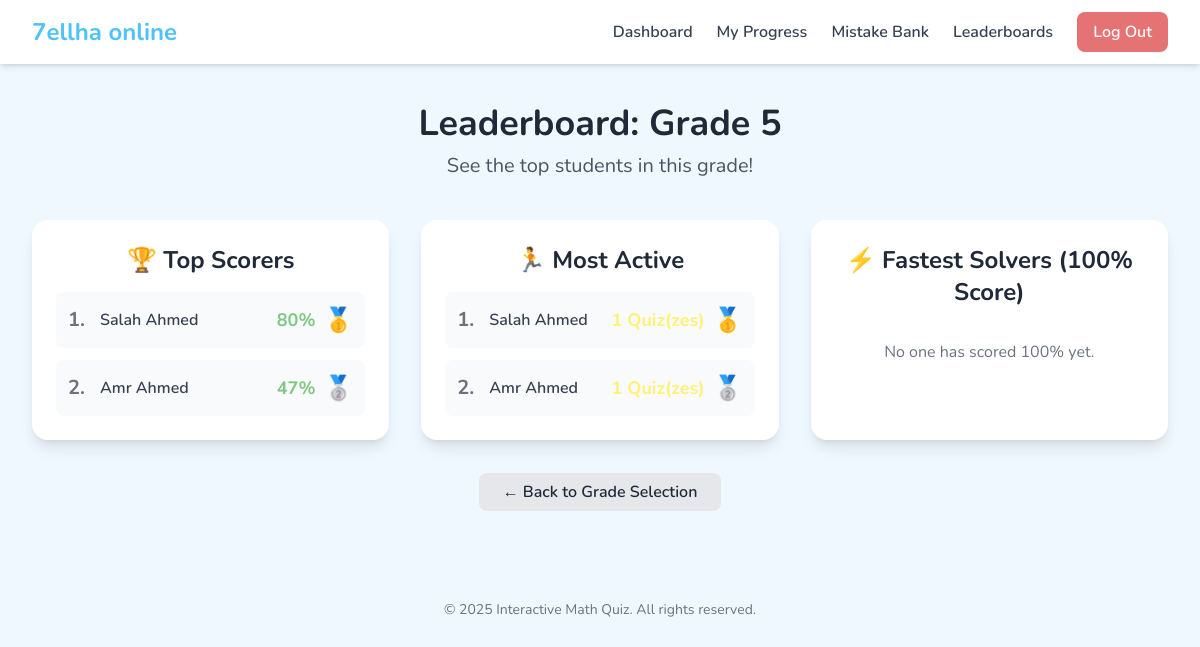
Page /academics/leaderboards/grade/7/ (signed in) on the committed database.
### apps/academics/models.py (models this page shows, shortened)
class Grade(models.Model):
    name = models.CharField(
        _('Grade Name'),
        max_length=100,
        unique=True,
        help_text=_("e.g., Grade 1, Grade 2")
    )
    description = models.TextField(
        _('Description'),
        blank=True,
        null=True,
        help_text=_("A brief description of the grade level.")
    )
    class Meta:
        verbose_name = _('Grade')
        verbose_name_plural = _('Grades')
        ordering = ['name'] # Ensures grades are ordered consistently.

### apps/users/models.py (models this page shows, shortened)
class User(AbstractUser):
    class UserType(models.TextChoices):
        STUDENT = 'STUDENT', _('Student')
        ADMIN = 'ADMIN', _('Admin')
    user_type = models.CharField(
        _('User Type'),
        max_length=10,
        choices=UserType.choices,
        default=UserType.STUDENT
    )
    grade = models.ForeignKey(
        'academics.Grade',
        on_delete=models.SET_NULL,
        null=True,
        blank=True, # Admins won't have a grade, so this can be blank.
        related_name='students',
        verbose_name=_('Grade')
    )
    class Meta:
        verbose_name = _('User')
        verbose_name_plural = _('Users')

### apps/academics/views.py (the view)
# urls.py: path('leaderboards/grade/<int:grade_id>/', leaderboard_view, name='leaderboard_detail'),
@login_required
def leaderboard_view(request, grade_id):
    student = request.user
    if not student.grade or student.grade.id != int(grade_id):
        return redirect(reverse('academics:leaderboard_detail', kwargs={'grade_id': student.grade.id}))
    grade = get_object_or_404(Grade, id=grade_id)
    students_in_grade = User.objects.filter(grade=grade, user_type='STUDENT').annotate(
        total_quizzes=Count('quizresult', filter=Q(quizresult__completed_at__isnull=False)),
        average_score=Avg('quizresult__score', filter=Q(quizresult__completed_at__isnull=False))
    ).filter(total_quizzes__gt=0)
    top_scorers = students_in_grade.order_by('-average_score', '-total_quizzes')[:10]
    most_active = students_in_grade.order_by('-total_quizzes', '-average_score')[:10]
    fastest_solvers = User.objects.filter(
        grade=grade,
        user_type='STUDENT',
        quizresult__score=100
    ).annotate(
        avg_time_seconds=Avg('quizresult__time_taken_seconds', filter=Q(quizresult__score=100))
    ).order_by('avg_time_seconds')[:10]
    context = {
        'grade': grade,
        'top_scorers': top_scorers,
        'most_active': most_active,
        'fastest_solvers': fastest_solvers,
    }
    return render(request, 'academics/leaderboard_detail.html', context)

### apps/core/templates/academics/leaderboard_detail.html (shortened to what this page needs)
{% extends "base.html" %}
{% block content %}
<div class="max-w-7xl mx-auto">
    <div class="text-center mb-10">
        <h1 class="text-4xl font-bold text-gray-800">Leaderboard: {{ grade.name }}</h1>
        <p class="text-xl text-gray-600 mt-2">See the top students in this grade!</p>
    </div>
    <div class="grid md:grid-cols-2 lg:grid-cols-3 gap-8">
        <div class="bg-white rounded-2xl shadow-lg p-6">
            <h2 class="text-2xl font-bold text-center text-gray-800 mb-4">🏆 Top Scorers</h2>
            <div class="space-y-3">
                {% for student in top_scorers %}
                <div class="flex items-center justify-between bg-gray-50 p-3 rounded-lg">
                    <div class="flex items-center">
                        <span class="text-xl font-bold text-gray-500 w-8">{{ forloop.counter }}.</span>
                        <span class="font-semibold text-gray-700">{{ student.get_full_name|default:student.username }}</span>
                    </div>
                    <div class="flex items-center">
                        <span class="font-bold text-lg text-brand-green">{{ student.average_score|floatformat:0 }}%</span>
                        <span class="text-2xl ml-2">{% if forloop.counter == 1 %}🥇{% elif forloop.counter == 2 %}🥈{% elif forloop.counter == 3 %}🥉{% endif %}</span>
                    </div>
                </div>
                {% empty %}
                <p class="text-gray-500 text-center py-4">No data to display yet.</p>
                {% endfor %}
            </div>
        </div>
        <div class="bg-white rounded-2xl shadow-lg p-6">
            <h2 class="text-2xl font-bold text-center text-gray-800 mb-4">🏃 Most Active</h2>
            <div class="space-y-3">
                {% for student in most_active %}
                <div class="flex items-center justify-between bg-gray-50 p-3 rounded-lg">
                    <div class="flex items-center">
                        <span class="text-xl font-bold text-gray-500 w-8">{{ forloop.counter }}.</span>
                        <span class="font-semibold text-gray-700">{{ student.get_full_name|default:student.username }}</span>
                    </div>
                    <div class="flex items-center">
                        <span class="font-bold text-lg text-brand-yellow">{{ student.total_quizzes }} Quiz(zes)</span>
                        <span class="text-2xl ml-2">{% if forloop.counter == 1 %}🥇{% elif forloop.counter == 2 %}🥈{% elif forloop.counter == 3 %}🥉{% endif %}</span>
                    </div>
                </div>
                {% empty %}
                <p class="text-gray-500 text-center py-4">No data to display yet.</p>
                {% endfor %}
            </div>
        </div>
        <div class="bg-white rounded-2xl shadow-lg p-6 md:col-span-2 lg:col-span-1">
            <h2 class="text-2xl font-bold text-center text-gray-800 mb-4">⚡️ Fastest Solvers (100% Score)</h2>
            <div class="space-y-3">
                {% for student in fastest_solvers %}
                <div class="flex items-center justify-between bg-gray-50 p-3 rounded-lg">
                    <div class="flex items-center">
                        <span class="text-xl font-bold text-gray-500 w-8">{{ forloop.counter }}.</span>
                        <span class="font-semibold text-gray-700">{{ student.get_full_name|default:student.username }}</span>
                    </div>
                    <div class="flex items-center">
                        <span class="font-bold text-lg text-brand-light-blue">{{ student.avg_time_seconds|floatformat:0 }}s</span>
                        <span class="text-2xl ml-2">{% if forloop.counter == 1 %}🥇{% elif forloop.counter == 2 %}🥈{% elif forloop.counter == 3 %}🥉{% endif %}</span>
                    </div>
                </div>
                {% empty %}
                <p class="text-gray-500 text-center py-4">No one has scored 100% yet.</p>
                {% endfor %}
            </div>
        </div>
    </div>
    <div class="mt-10 text-center">
        <a href="{% url 'academics:leaderboard_selection' %}" class="px-6 py-2 bg-gray-200 text-gray-800 font-semibold rounded-lg hover:bg-gray-300 transition duration-300">
            &larr; Back to Grade Selection
        </a>
    </div>
</div>
{% endblock %}

### apps/core/templates/base.html (style rules this page uses)
body { font-family: 'Nunito', sans-serif; background-color: #f0f8ff; }
.text-brand-yellow { color: #fff176; }
.text-brand-green { color: #81c784; }

### rows in the picture
Grade: name "Grade 5"
User: get_full_name "Salah Ahmed", average_score "80"
User: get_full_name "Amr Ahmed", average_score "47"
